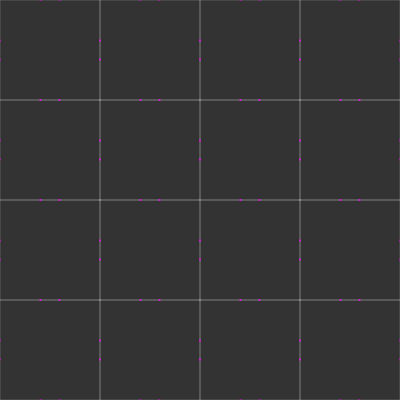
Frame 1 (no input)
Frame 60 (no input): identical to frame 1, image omitted
Frame 120 (the mouse pressed at the canvas centre since frame 60): identical to frame 1, image omitted

The p5.js sketch that drew this single still picture (run headless with seeded random() and noise() and a simulated clock; from frame 60 on, the mouse is pressed at the canvas centre):

// p5.js sketch
// ── sketch.js
var polys = [];

var angle = 75;
var delta = 10;

var deltaSlider;
var angleSlider;

function setup() {
  createCanvas(400, 400);
  angleMode(DEGREES);
  background(51);
  deltaSlider = createSlider(0, 25, 10);
  angleSlider = createSlider(0, 90, 75);

  var inc = 100;
  for (var x = 0; x < width; x += inc) {
    for (var y = 0; y < height; y += inc) {
      var poly = new Polygon();
      poly.addVertex(x, y);
      poly.addVertex(x + inc, y);
      poly.addVertex(x + inc, y + inc);
      poly.addVertex(x, y + inc);
      poly.close();
      polys.push(poly);
    }
  }
}

function draw() {
  background(51);
  angle = angleSlider.value();
  delta = deltaSlider.value();
  //console.log(angle, delta);
  for (var i = 0; i < polys.length; i++) {
    polys[i].hankin();
    polys[i].show();
  }
}

// ── edge.js
function Edge(a, b) {
  this.a = a;
  this.b = b;
  this.h1;
  this.h2;

  this.show = function() {
    stroke(255, 50);
    line(this.a.x, this.a.y, this.b.x, this.b.y);
    this.h1.show();
    this.h2.show();
  }

  this.hankin = function(sides) {
    var mid = p5.Vector.add(this.a, this.b);
    mid.mult(0.5);

    var v1 = p5.Vector.sub(this.a, mid);
    var v2 = p5.Vector.sub(this.b, mid);

    // Edge length
    var elen = v1.mag() + delta;

    var offset1 = mid;
    var offset2 = mid;
    if (delta > 0) {
      v1.setMag(delta);
      v2.setMag(delta);
      offset1 = p5.Vector.add(mid, v2);
      offset2 = p5.Vector.add(mid, v1);
    }
    v1.normalize();
    v2.normalize();

    v1.rotate(radians(-angle));
    v2.rotate(radians(angle));

    // Calculate interior angle
    var interior = (sides - 2) * PI / sides;
    // Law of sines right here!
    var alpha = interior * 0.5;
    var beta = PI - radians(angle) - alpha;
    var hlen = (elen * sin(alpha)) / sin(beta);

    v1.setMag(hlen);
    v2.setMag(hlen);

    this.h1 = new Hankin(offset1, v1);
    this.h2 = new Hankin(offset2, v2);

  }

}

// ── hankin.js
function Hankin(a, v) {
  this.a = a;
  this.v = v;
  this.b = p5.Vector.add(a, v);

  this.show = function() {
    stroke(255, 0, 255);
    line(this.a.x, this.a.y, this.b.x, this.b.y);
  }
}
// ── polygon.js
function Polygon() {
  this.vertices = [];
  this.edges = [];

  this.addVertex = function(x, y) {
    var a = createVector(x, y);
    var total = this.vertices.length;
    if (total > 0) {
      var prev = this.vertices[total - 1];
      var edge = new Edge(prev, a);
      this.edges.push(edge);
    }
    this.vertices.push(a);
  }

  this.close = function() {
    var total = this.vertices.length;
    var last = this.vertices[total - 1];
    var first = this.vertices[0];
    var edge = new Edge(last, first);
    this.edges.push(edge);
  }

  this.hankin = function() {
    for (var i = 0; i < this.edges.length; i++) {
      this.edges[i].hankin();
    }
  }

  this.show = function() {
    for (var i = 0; i < this.edges.length; i++) {
      this.edges[i].show();
    }
  }

}
